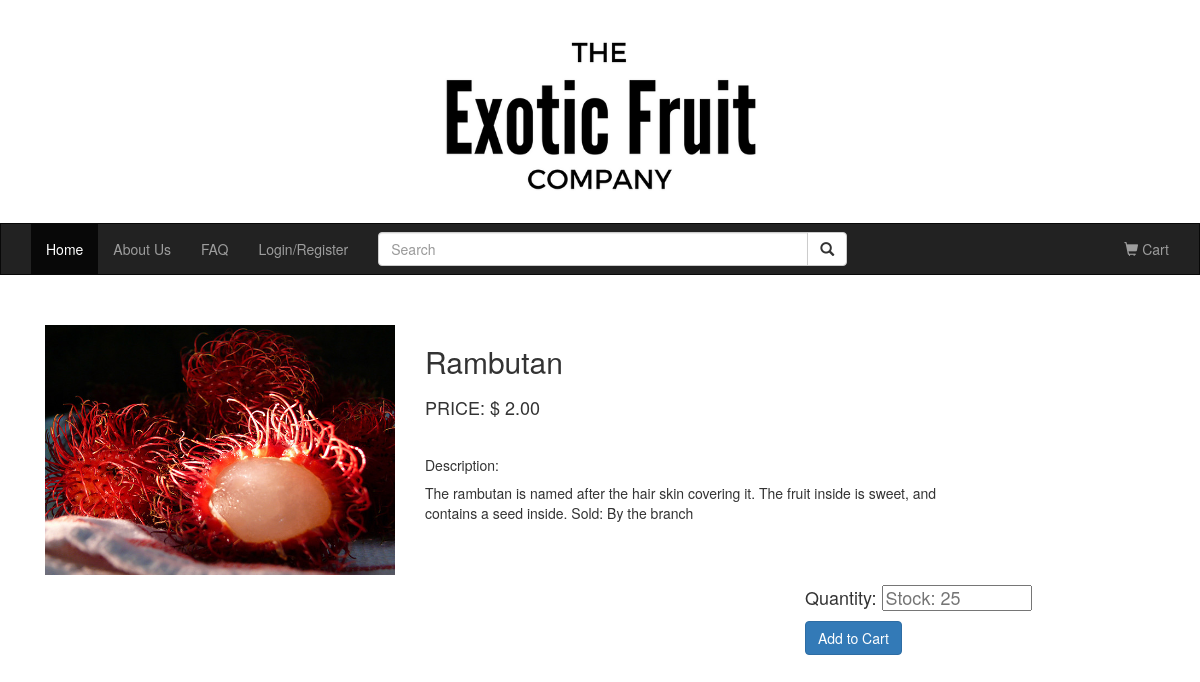
Page /allFruitInfo.php?prod_id=2 on the committed database.
### tables this page shows
CREATE TABLE IF NOT EXISTS `product` (
  `prod_id` INT NOT NULL AUTO_INCREMENT COMMENT 'customer id',
  `prod_name` VARCHAR(200) NOT NULL COMMENT 'product name',
  `prod_desc` MEDIUMTEXT NOT NULL COMMENT 'product description',
  `stock_amount` INT NOT NULL,
  `unit_price` VARCHAR(45) NOT NULL,
  `photo` VARCHAR(200) NOT NULL,
  PRIMARY KEY (`prod_id`));

### src/model/db_functions.php (called while the page is built, shortened)
<?php
function getProductInfo($prod_id) {
    global $dbc;
		$query = 'SELECT prod_id, prod_name, prod_desc, stock_amount, unit_price, photo FROM product WHERE prod_id = (:prod_id)';
		$statement = $dbc->prepare($query);
    $statement->bindValue(':prod_id', $prod_id);
		$statement->execute();
		$productInfo = $statement->fetchAll();
		return $productInfo;
}
?>

### src/allFruitInfo.php (the view, shortened to what this page needs)
<?php
require_once 'model/db_connect.php';
require_once 'model/db_functions.php';
require_once 'view/header.php';
$prod_id = filter_input(INPUT_GET,  'prod_id', FILTER_VALIDATE_INT);
$productInfo = getProductInfo($prod_id);
for ($i = 0; $i < count($productInfo); $i++){
  $prod = $productInfo[$i];
}
$productStock = $prod['stock_amount'];
?>
<div class="container">
  <div class="container-fluid">
    <?php
      echo
       "<div class='row'>
            <div class='col-sm-4'><img src='" . $prod['photo'] . "' width='350px' height='250px'></div>
            <div class='col-sm-6'><h2>" . $prod['prod_name'] . "</h2></div>
            <div class='col-sm-6'><h4>PRICE: $ " . " " . $prod['unit_price'] . "</h4></div>
            <div class='col-sm-6'><br></div>
            <div class='col-sm-6'><h5>Description: </div>
            <div class='col-sm-6'>" . $prod['prod_desc'] ."</div>
        </div>
        "
    ?>
    <div class="row">
        <div class="col-sm-4"></div>
        <div class='col-sm-4'></div>
        <div class="col-sm-4">
            <div class="dropdown">
              <form action="addToCart.php" method="post" >
                <h4>Quantity:
                  <input type="number" style="width:150px" min="1" max="<?php print $productStock; ?>"name="quantity" placeholder="Stock: <?php print $productStock; ?>" />
                </h4>
            </div>
        </div>
    </div>
      <div class="row">
            <div class="col-sm-4"></div>
            <div class='col-sm-4'></div>
            <div class="col-sm-4">
                    <button type="submit" class="btn btn-primary btn-md">Add to Cart</button>
            </div>
      </div>
  </div>
</div>
<br>
<br>
</body>
</html>

### rows in the picture
product: photo (picture), prod_name "Rambutan", unit_price "2.00", prod_desc "The rambutan is named after the hair skin covering it. The fruit inside is sweet, and contains a seed inside. Sold: By the branch", quantity "Stock: 25"
